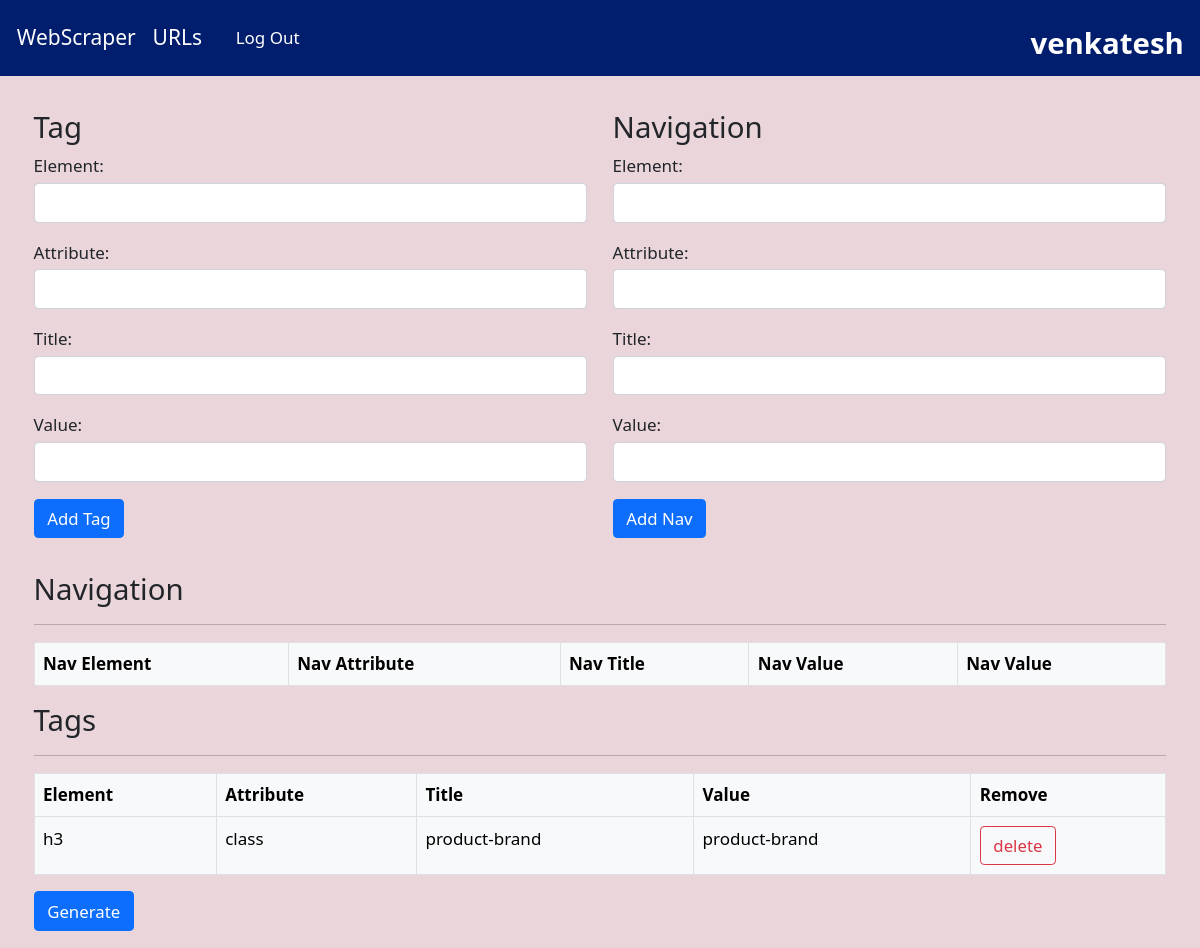
The app's page /tags.html/14/ (signed in), older data.
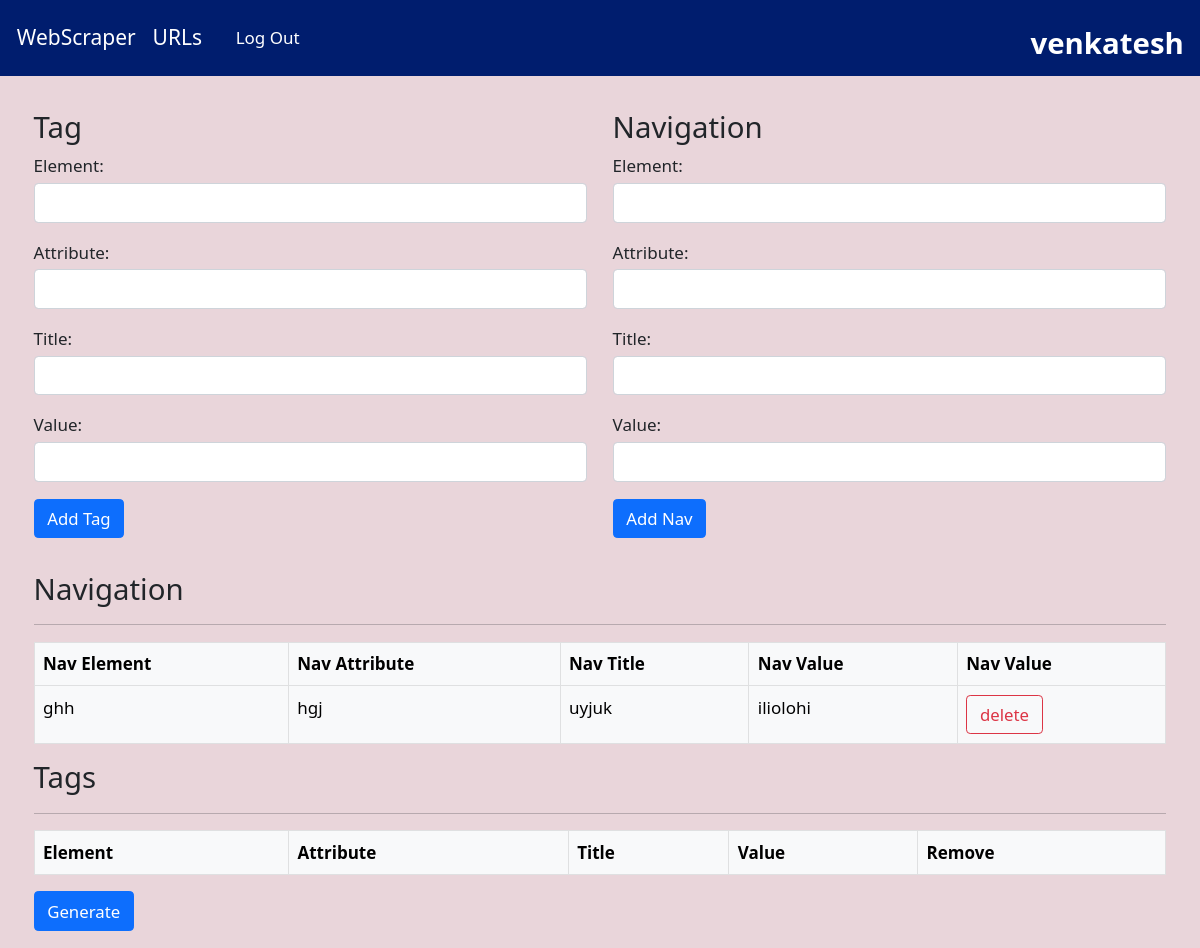
The same page, newer data.
### web_scrapper/models.py (models this page shows)
class Tag(models.Model):
    user = models.ForeignKey(URLS, related_name="tags", on_delete=models.CASCADE, null=True)
    element = models.CharField(max_length=255)
    attribute = models.CharField(max_length=255)
    title = models.CharField(max_length=255)
    value = models.CharField(max_length=255)

class NavURLS(models.Model):
    user = models.ForeignKey(URLS, related_name="navurls", on_delete=models.CASCADE, null=True)
    navelement = models.CharField(max_length=255)
    navattribute = models.CharField(max_length=255)
    navtitle = models.CharField(max_length=255)
    navvalue = models.CharField(max_length=255555)

### web_scrapper/views.py (the view)
# urls.py: path('tags.html', views.tag, name='tag'),
def tag(request, pk):
    url = get_object_or_404(URLS, pk=pk, user=request.user)
    if request.method == 'POST':
        tagform = TagForm(request.POST)
        form = NavURLForm(request.POST)
        if tagform.is_valid():
            title = tagform.cleaned_data['title']
            element = tagform.cleaned_data['element']
            attribute = tagform.cleaned_data['attribute']
            value = tagform.cleaned_data['value']
            existing_tag = Tag.objects.filter(
                user=url, title=title, element=element, attribute=attribute, value=value).first()
            if not existing_tag:
                new_tag = Tag(user=url, title=title, element=element,
                              attribute=attribute, value=value)
                new_tag.save()
        taglis = Tag.objects.filter(user=url)
        if form.is_valid():
            navurl = NavURLS()
            navurl.user = url
            navurl.navelement = form.cleaned_data['navelement']
            navurl.navattribute = form.cleaned_data['navattribute']
            navurl.navtitle = form.cleaned_data['navtitle']
            navurl.navvalue = form.cleaned_data['navvalue']
            navurl.save()
        navurllis = NavURLS.objects.filter(user=url)
        return render(request, 'tags.html', {'form': form, 'taglis': taglis, 'navurls': navurllis, 'pk':pk})
    else:
        form = NavURLForm()
        navurllis = NavURLS.objects.filter(user=url)
        taglis = Tag.objects.filter(user=url)
        return render(request, 'tags.html', {'form': form, 'taglis': taglis, 'navurls': navurllis, 'pk':pk})

### web_scrapper/form.py
class NavURLForm(forms.Form):
    navtitle = forms.CharField(max_length=100, label="Title")
    navelement = forms.CharField(max_length=100, label="Element")
    navattribute = forms.CharField(max_length=100, label="Attribute")
    navvalue = forms.CharField(max_length=10000, label="Value")

### templates/tags.html (shortened to what this page needs)
{% extends "base2.html" %}
{% block content %}
{% load static %}
{% load bootstrap4 %}
<div class="m-3" >
<div class="row pt-3 ms-1 me-1">
  <div class="col">
  <form method="post" class="col"  action="{% url 'pktag' pk %}">
    <h3>Tag</h3>
      <label for="element" class="mb-1">Element:</label>
      <input type="text" name="element" id="element" class="form-control mb-3">
      <label for="attribute" class="mb-1">Attribute:</label>
      <input type="text" name="attribute" id="attribute" class="form-control mb-3">
      <label for="title" class="mb-1">Title:</label>
      <input type="text" name="title" id="title" class="form-control mb-3">
      <label for="value" class="mb-1">Value:</label>
      <input type="text" name="value" id="value" class="form-control mb-3">
      <button type="submit" class="btn btn-primary">Add Tag</button>
  </form>
</div>
<div class="col">
  <form method="post" class="col" id="nav-form" onsubmit="submitForm(event)" action="{% url 'pktag' pk %}">
    <h3>Navigation</h3>
      <label for="navelement" class="mb-1">Element:</label>
      <input type="text" name="navelement" id="navelement" class="form-control mb-3">
      <label for="navattribute" class="mb-1">Attribute:</label>
      <input type="text" name="navattribute" id="navattribute" class="form-control mb-3">
      <label for="navtitle" class="mb-1">Title:</label>
      <input type="text" name="navtitle" id="navtitle" class="form-control mb-3">
      <label for="navvalue" class="mb-1">Value:</label>
      <input type="text" name="navvalue" id="navvalue" class="form-control mb-3">
    <button type="submit" class="btn btn-primary" onclick="hideForm(); return false;">Add Nav</button>
  </form>
</div>
</div>
<div class="pt-3">
<div id="tags_table" class="m-3">
  <h3>Navigation</h3><hr>
<table  class="table table-bordered table-light table-hover mt-3">
  <thead>
    <tr>
      <th>Nav Element</th>
      <th>Nav Attribute</th>
      <th>Nav Title</th>
      <th>Nav Value</th>
      <th>Nav Value</th>
    </tr>
  </thead>
  <tbody>
    {% for navurl in navurls %}
      <tr>
        <td>{{ navurl.navelement }}</td>
        <td>{{ navurl.navattribute }}</td>
        <td>{{ navurl.navtitle }}</td>
        <td>{{ navurl.navvalue }}</td>
        <td>
          <form action="{% url 'delete_navurl' navurl.id %}" method="POST" class="d-inline">
          <input type="submit" value="delete" class="btn btn-outline-danger">
          </form>
        </td>
      </tr>
      {% endfor %}
  </tbody>
</table>
</div>
<div id="tags_table" class="m-3">
  <h3>Tags</h3><hr>
    <table  class="table table-bordered table-light table-hover">
        <thead>
          <tr>
            <th>Element</th>
            <th>Attribute</th>
            <th>Title</th>
            <th>Value</th>
            <th>Remove</th>
          </tr>
        </thead>
        <tbody>
          {% for tag in taglis %}
          <tr>
            <td>{{ tag.element }}</td>
            <td>{{ tag.attribute }}</td>
            <td>{{ tag.title }}</td>
            <td>{{ tag.value }}</td>
            <td>
              <form action="{% url 'delete_tag' tag.id %}" method="POST" class="d-inline">
              <input type="submit" value="delete" class="btn btn-outline-danger">
              </form>
            </td>
          </tr>
          {% endfor %}
        </tbody>
      </table>
      <div>
        <form method="post" action="{% url 'pkresult' pk %}">
          <input type="submit" value="Generate" class="btn btn-primary" >
        </form>
      </div>
</div>
</div>
</div>
{% endblock %}

### templates/base2.html (shortened to what this page needs)
{% load static %}
<!DOCTYPE html>
<html lang="en">
{% load static %}
<head>
  <link href="https://cdn.jsdelivr.net/npm/bootstrap@5.0.2/dist/css/bootstrap.min.css" rel="stylesheet"
 />
  <link rel="stylesheet" href="{% static 'css/base.css' %}" />
</head>
<body>
  <nav class="navbar navbar-dark p-3">
    <nav class="nav">
      <a class="navbar-brand text-white" href="home.html">WebScraper</a>
      <a class="navbar-brand text-white" href="home.html">URLs</a>
      {% if user.is_authenticated %}
      <a class="nav-link text-white" href="signup.html" data-bs-toggle="tooltip" data-bs-placement="right"
        title="Log Out">Log
        Out</a>
      {% endif %}
      <div class="fs-5 m-1 fw-bold fs-3 " style="color: white; position: absolute; right: 0; padding-right: 1%;">
        {{user.username}}
      </div>
    </nav>
  </nav>
  {% block content %} {% endblock %}
</body>
</html>

### static/css/base.css (style rules this page uses)
body, html { margin: 0; padding: 0; width: 100%; font-size: calc(0.3rem + 1vw); background-color: #e9d5da; }
.nav { font-size: calc(0.3rem + 1vw); }
.navbar { background-color: #001d6e; }

Row changes from the older to the newer data that the page shows:
removed Tag: element "h3", attribute "class", title "product-brand", value "product-brand"
added NavURLS: navelement "ghh", navattribute "hgj", navtitle "uyjuk", navvalue "iliolohi"
